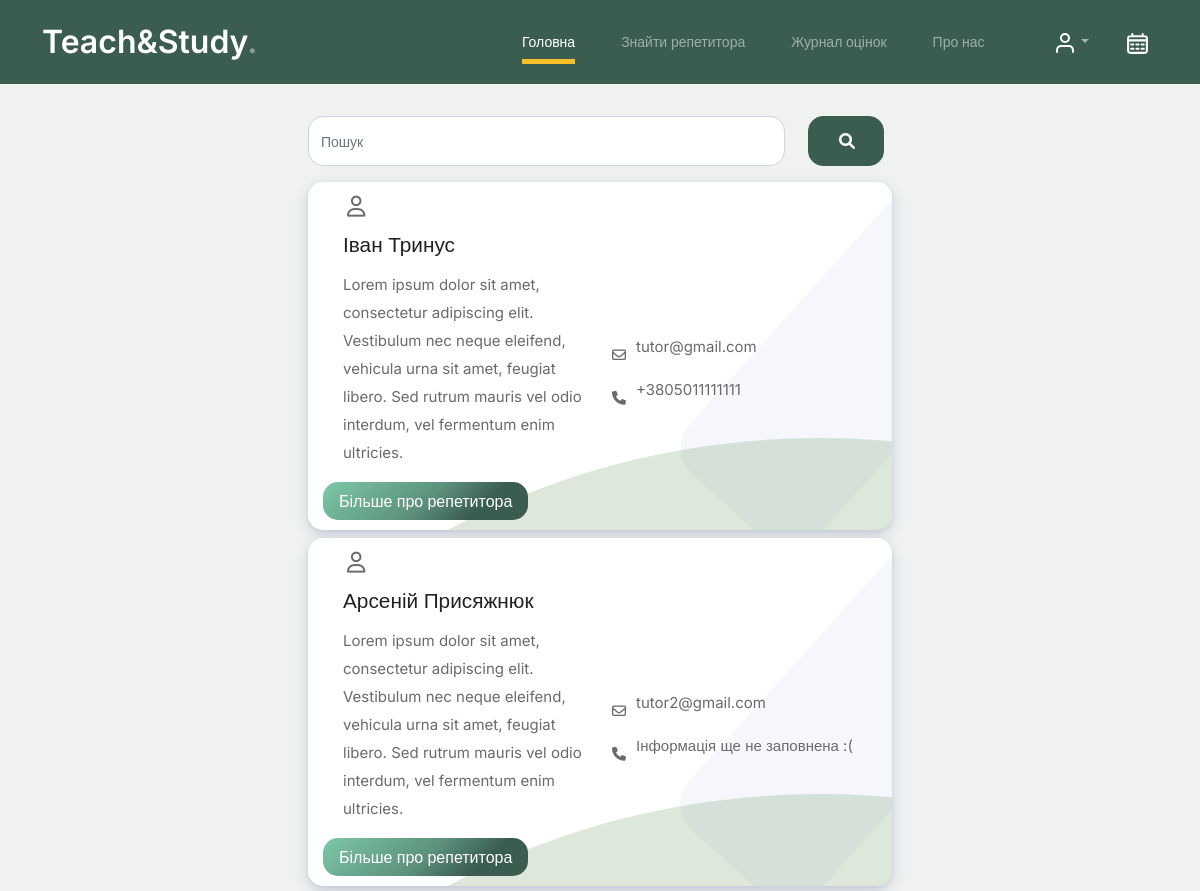
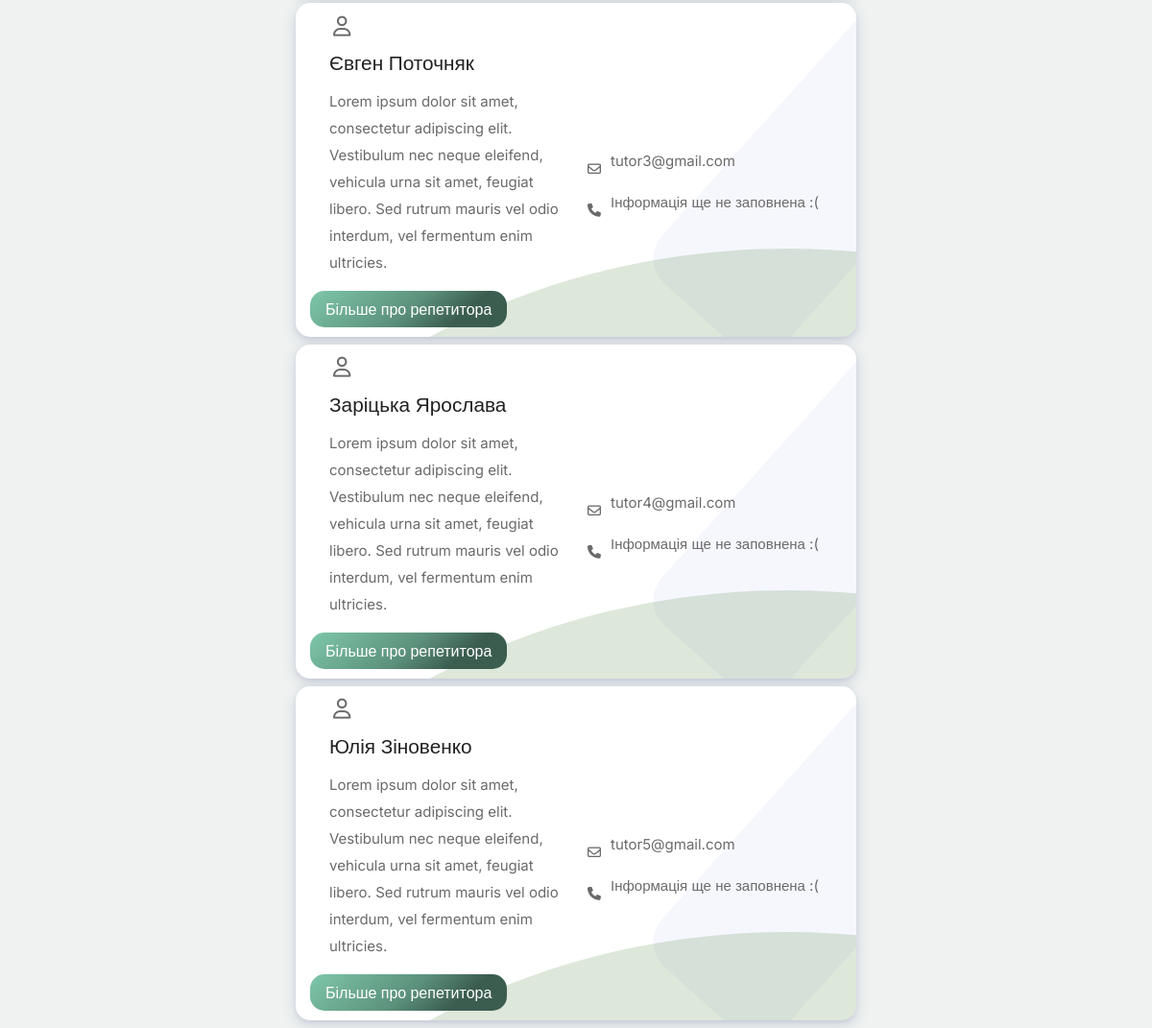
/tutors (signed in), run on the app's committed database (2 pictures, top to bottom).
### website/models.py (models this page shows)
class User(db.Model, UserMixin):
    id = db.Column(db.Integer, primary_key=True)
    email = db.Column(db.String(150), unique=True)
    password = db.Column(db.String(150))
    first_name = db.Column(db.String(150))
    last_name = db.Column(db.String(150))
    address = db.Column(db.String(200))
    phone = db.Column(db.String(10), unique=True)
    date_added = db.Column(db.DateTime(timezone=True), default = func.now())
    is_student = db.Column(db.Boolean)
    is_tutor = db.Column(db.Boolean)
    notes = db.relationship('Note')
    student = db.relationship('Student', uselist=False, back_populates='user')
    tutor = db.relationship('Tutor', uselist=False, back_populates='user')

### website/views.py (the view, shortened to what this page needs)
@views.route('/tutors', methods=['GET', 'POST'])
def tutors():
    tutors = Tutor.query.all()
    users = User.query.filter_by(is_tutor = True).all()
    tutor_counts = {}
    user_counts = {}
    for tutor in tutors:
        tutor_id = tutor.user_id
        if tutor_id not in tutor_counts:
            tutor_counts[tutor_id] = 0
        tutor_counts[tutor_id] += 1
    for user in users:
        user_id = user.id
        if user_id not in user_counts:
            user_counts[user_id] = 0
        user_counts[user_id] += 1
    new_tutors = []
    for user in users:
        user_dict = user.__dict__.copy()  # Get the user attributes
        user_id = user_dict.pop('id')  # Remove 'id' to avoid duplication
        new_tutor_dict = {**user_dict, 'tutors': tutor_counts.get(user_id, 0), 'users': user_counts.get(user_id, 0)}
        new_tutors.append(new_tutor_dict)
    print(new_tutors)
    return render_template("tutors.html", user=current_user, tutors=new_tutors)

### website/__init__.py (called while the page is built)
def create_app():
    app = Flask(__name__)
    app.config['SECRET_KEY'] = 'hjshjhdjah kjshkjdhjs'
    app.config['SQLALCHEMY_DATABASE_URI'] = f'sqlite:///{DB_NAME}'
    db.init_app(app)
    from .views import views
    from .auth import auth
    app.register_blueprint(views, url_prefix='/')
    app.register_blueprint(auth, url_prefix='/')
    from .models import User, Note
    with app.app_context():
        db.create_all()
        print('db created')
    login_manager = LoginManager()
    login_manager.login_view = 'auth.login'
    login_manager.init_app(app)
    @login_manager.user_loader
    def load_user(id):
        return User.query.get(int(id))
    return app

### website/templates/tutors.html (shortened to what this page needs)
{% extends "base.html" %} {% block title %}Репетитори{% endblock %}
{% block styles2 %}
    <link href="../static/css/curriculum_card.css" rel="stylesheet">
{% endblock %}
{% block content %}
<div class="section_our_solution mt-4">
    <div class="row">
      <div class="col-lg-12 col-md-12 col-sm-12">
        <div class="our_solution_category">
          <div class="solution_cards_box">
              <div class="input-group row" style="align-items: center">
                  <div class="col">
                    <input type="text" class="form-control" style="border-radius:15px; margin: 8px;" placeholder="Пошук">
                  </div>
                  <div class="col-2">
                    <span class="input-group-btn">
                      <button class="btn btn-primary" style="border-radius:15px; margin: 8px; width: 100%"  type="button"><i class="fa fa-search"></i></button>
                    </span>
                  </div>
              </div>
            {% for tutor in tutors %}
            <div class="solution_card">
                <div class="hover_color_bubble"></div>
                <div class="mx-4">
                </div>
                <div class="solu_content">
                    <div class="solu_title">
                        <div class="row mx-2">
                            <div class="col">
                                <h3>{{tutor.first_name}} {{tutor.last_name}}</h3>
                            </div>
                        </div>
                    </div>
                    <div class="solu_description">
                        <div class="row mx-2">
                            <div class="col-6">
                                <p>Lorem ipsum dolor sit amet, consectetur adipiscing elit. Vestibulum nec neque eleifend,
                                  vehicula urna sit amet, feugiat libero. Sed rutrum mauris vel odio interdum, vel fermentum
                                  enim ultricies.</p>
                            </div>
                            <div class="col-6">
                                <div class="row">
                                    <div class="col-1">
                                        <i class="fa-regular fa-envelope"></i>
                                    </div>
                                    <div class="col">
                                        <p>{{tutor.email}}</p>
                                    </div>
                                </div>
                                <div class="row">
                                    <div class="col-1">
                                        <i class="fa-solid fa-phone"></i>
                                    </div>
                                    <div class="col">
                                        <p>{% if tutor.phone == None %}Інформація ще не заповнена :({% else %}{{tutor.phone}}{% endif %}</p>
                                    </div>
                                </div>
                            </div>
                        </div>
                        <button type="button" class="read_more_btn" id={{tutor.email}}>Більше про репетитора</button>
                    </div>
                </div>
            </div>
        {% endfor %}
          </div>
        </div>
      </div>
    </div>
</div>
  {% endblock %}

### website/static/css/style.css (style rules this page uses)
body { overflow-x: hidden; position: relative; }
body { font-family: "Inter", sans-serif; font-weight: 400; line-height: 28px; color: #6a6a6a; font-size: 14px; background-color: #eff2f1; }
.btn { font-weight: 600; padding: 12px 30px; border-radius: 30px; color: #ffffff; background: #2f2f2f; border-color: #2f2f2f; }
.btn.btn-primary { background: #3b5d50; border-color: #3b5d50; }
.form-control { height: 50px; border-radius: 10px; font-family: "Inter", sans-serif; }
html, body { min-height:100%; }
body { height:100vh; }

### website/static/css/curriculum_card.css (style rules this page uses)
.section_our_solution .row { align-items: center; }
.solution_cards_box .solution_card { background: #fff; box-shadow: 0 2px 4px 0 rgba(136, 144, 195, 0.2), 0 5px 15px 0 rgba(37, 44, 97, 0.15); border-radius: 15px; margin: 8px; padding: 10px 15px; position: relative; z-index: 1; overflow: hidden; min-height: 265px; transition: 0.7s; }
.solu_content { flex: 1; display: flex; flex-direction: column; }
.solution_cards_box .solution_card:before { content: ""; position: absolute; background: rgb(85 108 214 / 5%); width: 170px; height: 400px; z-index: -1; transform: rotate(42deg); right: -56px; top: -23px; border-radius: 35px; }
.solution_card .solu_title h3 { color: #212121; font-size: 1.3rem; margin-top: 13px; margin-bottom: 13px; }
.solution_card .solu_description p { font-size: 15px; margin-bottom: 15px; }
.solution_card .solu_description button { border: 0; border-radius: 15px; background: linear-gradient( 140deg, #7ec7aa 0%, #5c917c 50%, #3b5d50 75% ) !important; color: #fff; font-weight: 500; font-size: 1rem; padding: 5px 16px; }
.hover_color_bubble { position: absolute; background: rgba(28, 98, 7, 0.15); width: 100rem; height: 100rem; left: 0; right: 0; z-index: -1; top: 16rem; border-radius: 50%; transform: rotate(-36deg); left: -18rem; transition: 0.7s; }
@media screen and (min-width: 320px) { .our_solution_category { width: 100%; margin: 0 auto; } }
@media screen and (min-width: 320px) { .our_solution_category .solution_cards_box { flex: auto; } }
@media only screen and (min-width: 768px) { .our_solution_category .solution_cards_box { flex: 1; } }
@media only screen and (min-width: 1024px) { .our_solution_category { width: 50%; margin: 0 auto; } }

### data on the page
User: first_name "Іван", last_name "Тринус", email "tutor@gmail.com", phone "+3805011111111"
User: first_name "Арсеній", last_name "Присяжнюк", email "tutor2@gmail.com", shows "Інформація ще не заповнена :("
User: first_name "Євген", last_name "Поточняк", email "tutor3@gmail.com", shows "Інформація ще не заповнена :("
User: first_name "Заріцька", last_name "Ярослава", email "tutor4@gmail.com", shows "Інформація ще не заповнена :("
User: first_name "Юлія", last_name "Зіновенко", email "tutor5@gmail.com", shows "Інформація ще не заповнена :("
